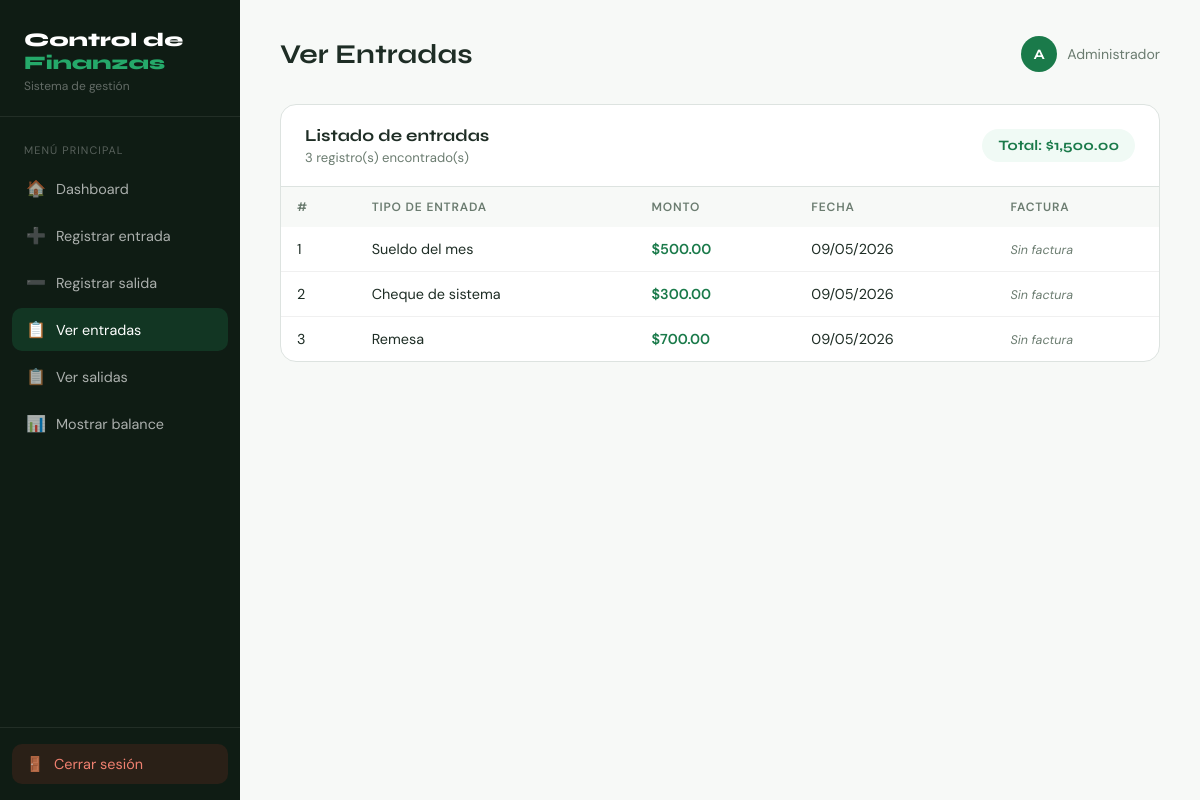
/ver_entradas.php (signed in), run on the app's committed database.
### tables this page shows
CREATE TABLE IF NOT EXISTS entradas (
  id            INT            NOT NULL AUTO_INCREMENT,
  tipo_entrada  VARCHAR(100)   NOT NULL,
  monto         DECIMAL(10,2)  NOT NULL,
  fecha         DATE           NOT NULL,
  factura       VARCHAR(255)   DEFAULT NULL,
  creado_en     DATETIME       NOT NULL DEFAULT CURRENT_TIMESTAMP,
  PRIMARY KEY (id)
);

### classes/Conexion.php (called while the page is built, shortened)
<?php
class Conexion {
    private static $instancia = null;
    private $host     = '127.0.0.1';
    private $dbname   = 'finanzas_db';
    private $usuario  = 'root';
    private $password = '';
    private $charset  = 'utf8mb4';
    private function __construct() {
        $dsn = "mysql:host={$this->host};port=3307;dbname={$this->dbname};charset={$this->charset}";
        $opciones = [
            PDO::ATTR_ERRMODE            => PDO::ERRMODE_EXCEPTION,
            PDO::ATTR_DEFAULT_FETCH_MODE => PDO::FETCH_ASSOC,
            PDO::ATTR_EMULATE_PREPARES   => false,
        ];
        try {
            $this->pdo = new PDO($dsn, $this->usuario, $this->password, $opciones);
        } catch (PDOException $e) {
            die("Error de conexión a la BD: " . $e->getMessage());
        }
    }
    public static function obtener() {
        if (self::$instancia == null) {
            self::$instancia = new self();
        }
        return self::$instancia->pdo;
    }
}
?>

### classes/Entradas.php (called while the page is built, shortened)
<?php
require_once 'Conexion.php';
class Entradas {
    private $pdo;
    public function __construct() {
        $this->pdo = Conexion::obtener();
    }
    public function obtenerTodas() {
        $sql = "SELECT * FROM entradas ORDER BY fecha DESC";
        $stmt = $this->pdo->query($sql);
        return $stmt->fetchAll();
    }
    public function totalEntradas() {
        $sql = "SELECT SUM(monto) as total FROM entradas";
        $stmt = $this->pdo->query($sql);
        $resultado = $stmt->fetch();
        return $resultado['total'] ? $resultado['total'] : 0;
    }
}
?>

### ver_entradas.php (the view, shortened to what this page needs)
<?php
require_once 'classes/Entradas.php';
$entradas = new Entradas();
$lista    = $entradas->obtenerTodas();
$total    = $entradas->totalEntradas();
?>
<!DOCTYPE html>
<html lang="es">
<head>
</head>
<body>
<?php include 'includes/sidebar.php'; ?>
<main class="main">
  <div class="topbar">
    <h1>Ver Entradas</h1>
    <div class="usuario">
      <div class="avatar"><?= strtoupper(substr($_SESSION['usuario_nombre'], 0, 1)) ?></div>
      <?= htmlspecialchars($_SESSION['usuario_nombre']) ?>
    </div>
  </div>
  <div class="tabla-card">
    <div class="tabla-header">
      <div>
        <h2>Listado de entradas</h2>
        <p><?= count($lista) ?> registro(s) encontrado(s)</p>
      </div>
      <div class="total-badge e">Total: $<?= number_format($total, 2) ?></div>
    </div>
    <?php if (empty($lista)): ?>
      <div class="vacio">No hay entradas registradas aún.</div>
    <?php else: ?>
      <div class="tabla-scroll">
        <table>
          <thead>
            <tr>
              <th>#</th>
              <th>Tipo de entrada</th>
              <th>Monto</th>
              <th>Fecha</th>
              <th>Factura</th>
            </tr>
          </thead>
          <tbody>
            <?php foreach ($lista as $i => $e): ?>
            <tr>
              <td><?= $i + 1 ?></td>
              <td><?= htmlspecialchars($e['tipo_entrada']) ?></td>
              <td class="monto-e">$<?= number_format($e['monto'], 2) ?></td>
              <td><?= date('d/m/Y', strtotime($e['fecha'])) ?></td>
              <td>
                <?php if ($e['factura']): ?>
                  <img src="<?= htmlspecialchars($e['factura']) ?>"
                       alt="Factura"
                       class="thumb"
                       onclick="abrirModal('<?= htmlspecialchars($e['factura']) ?>')">
                <?php else: ?>
                  <span class="sin-factura">Sin factura</span>
                <?php endif; ?>
              </td>
            </tr>
            <?php endforeach; ?>
          </tbody>
        </table>
      </div>
    <?php endif; ?>
  </div>
</main>
</body>
</html>

### data on the page
entradas: tipo_entrada "Sueldo del mes", monto "500.00", fecha "09/05/2026", shows "Sin factura"
entradas: tipo_entrada "Cheque de sistema", monto "300.00", fecha "09/05/2026", shows "Sin factura"
entradas: tipo_entrada "Remesa", monto "700.00", fecha "09/05/2026", shows "Sin factura"

### other printed values
substr($_SESSION['usuario_nombre'], 0, 1) "A"
$_SESSION['usuario_nombre'] "Administrador"
count($lista) "3"
$total "1,500.00"
